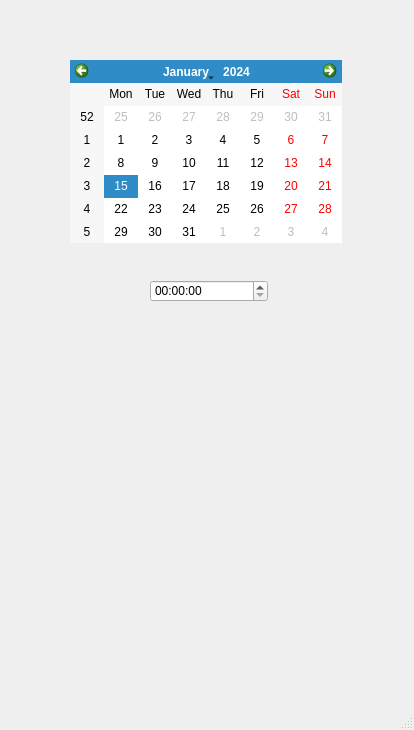
<?xml version="1.0" encoding="UTF-8"?>
<ui version="4.0">
 <class>MainWindow</class>
 <widget class="QMainWindow" name="MainWindow">
  <property name="geometry">
   <rect>
    <x>0</x>
    <y>0</y>
    <width>414</width>
    <height>730</height>
   </rect>
  </property>
  <property name="windowTitle">
   <string>MainWindow</string>
  </property>
  <widget class="QWidget" name="centralwidget">
   <widget class="QCalendarWidget" name="calendarWidget">
    <property name="geometry">
     <rect>
      <x>70</x>
      <y>60</y>
      <width>272</width>
      <height>183</height>
     </rect>
    </property>
   </widget>
   <widget class="QTimeEdit" name="timeEdit">
    <property name="geometry">
     <rect>
      <x>150</x>
      <y>280</y>
      <width>118</width>
      <height>22</height>
     </rect>
    </property>
   </widget>
  </widget>
  <widget class="QMenuBar" name="menubar">
   <property name="geometry">
    <rect>
     <x>0</x>
     <y>0</y>
     <width>414</width>
     <height>21</height>
    </rect>
   </property>
  </widget>
  <widget class="QStatusBar" name="statusbar"/>
 </widget>
 <resources/>
 <connections/>
</ui>
